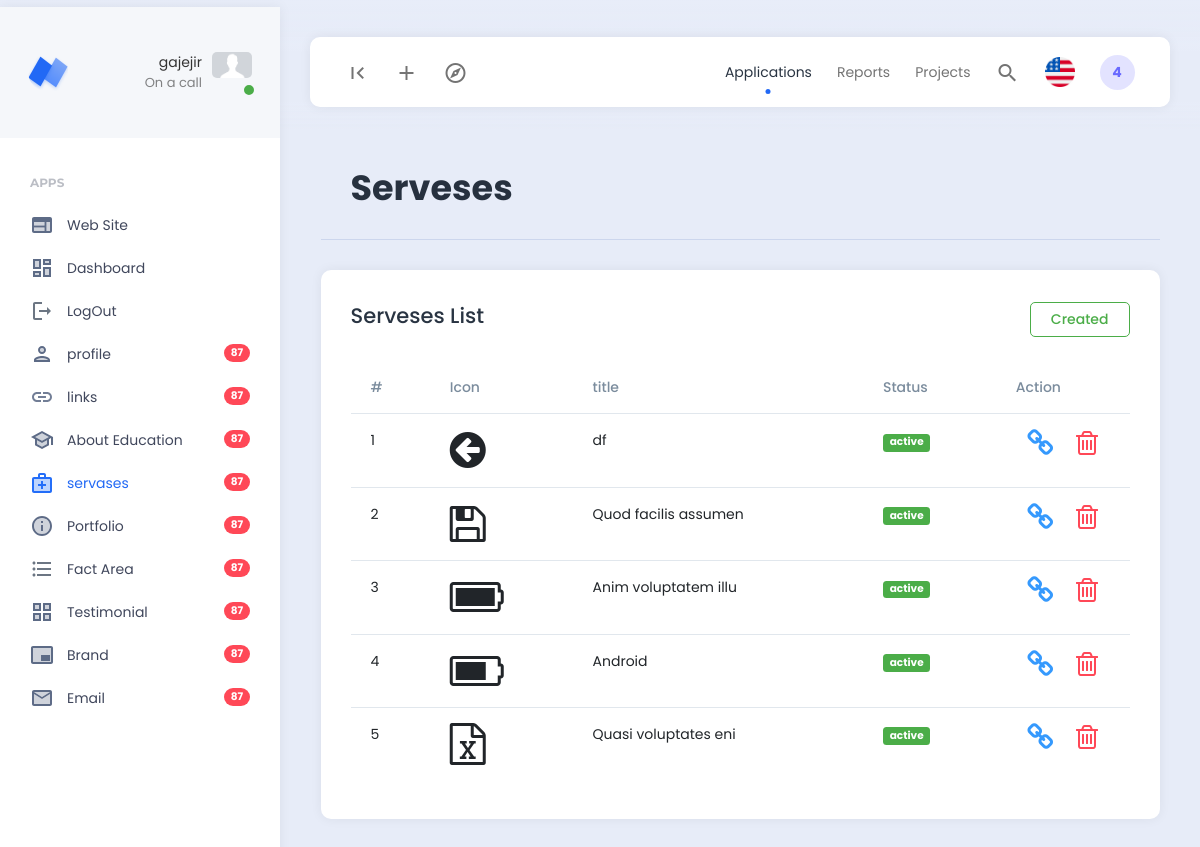
The app's page /Portfolio/dashbord/serveses/serveses.php (signed in) with its own data.
### tables this page shows
CREATE TABLE `register` (
  `id` int NOT NULL,
  `name` varchar(30) NOT NULL,
  `email` varchar(60) DEFAULT NULL,
  `image` varchar(200) NOT NULL DEFAULT 'profile.png',
  `password` varchar(40) DEFAULT NULL
);

CREATE TABLE `services` (
  `id` int NOT NULL,
  `title` varchar(200) NOT NULL,
  `description` varchar(200) NOT NULL,
  `icon` varchar(200) NOT NULL,
  `status` varchar(200) NOT NULL DEFAULT 'deactive'
);

### Portfolio/dashbord/serveses/serveses.php (the view)
<?php
    include "../master/header.php";
    include "../../config/config.php";
    $service_read = "SELECT * FROM services";
    $services = mysqli_query($conn,$service_read);
?>
    <div class="row">
    <div class="col">
        <div class="page-description">
                <h1>Serveses</h1>
        </div>
    </div>
    </div>
    <div class="row">
        <div class="col-12">
            <div class="card">
                <div class="card-header d-flex justify-content-between align-items-center">
                <h4>Serveses List</h4>
                <a href="create.php" type="submit" name="submit" class="btn btn-outline-success m-b-xs my-2">Created</a>
                </div>
                <div class="card-body">
                    <div class="example-content">
                        <table class="table">
                            <thead class="table-derk">
                                <tr>
                                    <th scope="col">#</th>
                                    <th scope="col">Icon</th>
                                    <th scope="col">title</th>
                                    <th scope="col">Status</th>
                                    <th scope="col">Action</th>
                                </tr>
                            </thead>
                            <tbody>
                            <?php $count= 1; foreach($services as $service) :?>
                            <tr>
                                <td><?= $count++;?></td>
                                <td><i class="fa-3x <?= $service['icon']?>"></i></td>
                                <td><?= $service['title']?></td>
                                <td>
                                    <a href="store.php?id=<?= $service['id'];?>" class="<?= ($service['status'] == 'deactive') ? 'badge bg-danger': 'badge bg-success' ?> text-white">
                                        <?= $service['status']?>
                                    </a>
                                </td>
                                <td>
                                    <div class="d-flex justify-content-around">
                                        <a href="update.php?eidit=<?= $service['id'];?>"><i class="fa fa-chain text-seccess fa-2x"></i></a>
                                        <a href="store.php?deleit_ID=<?= $service['id'];?>"><i class="fa fa-trash-o text-danger fa-2x"></i></a>
                                    </div>
                                </td>
                            </tr>
                            <?php endforeach;?>
                            </tbody>
                        </table>
                    </div>
                </div>
            </div>
        </div>
    </div>
<?php
    include "../master/footer.php";
?>

### Portfolio/dashbord/master/header.php (shortened to what this page needs)
<?php
require "../../config/config.php";
 $explode = explode('/',$_SERVER['PHP_SELF']);
 $link =end($explode);
    $id = $_SESSION['auth_id'];
    $user_query = "SELECT * FROM register WHERE id='{$id}'";
    $user_connect = mysqli_query($conn,$user_query);
    $user = mysqli_fetch_assoc($user_connect);
?>
<!DOCTYPE html>
<html lang="en">
<head>
</head>
<body>
    <!DOCTYPE html>
<html lang="en">
<head>
    <link href="../../assets/plugins/bootstrap/css/bootstrap.min.css" rel="stylesheet">
    <link href="../../assets/plugins/perfectscroll/perfect-scrollbar.css" rel="stylesheet">
    <link href="../../assets/plugins/pace/pace.css" rel="stylesheet">
    <link rel="stylesheet" href="https://cdnjs.cloudflare.com/ajax/libs/font-awesome/4.7.0/css/font-awesome.css" />
    <link href="../../assets/css/main.min.css" rel="stylesheet">
    <link href="../../assets/css/custom.css" rel="stylesheet">
</head>
<body>
    <div class="app align-content-stretch d-flex flex-wrap">
        <div class="app-sidebar">
            <div class="logo">
                <a href="index.html" class="logo-icon"><span class="logo-text">Neptune</span></a>
                <div class="sidebar-user-switcher user-activity-online">
                    <a href="#">
                        <?php
                            if($user['image'] == "profile.png") : ?>
                            <img src="../../public/defualt/<?= $user['image']?>">
                        <?php else : ?>
                            <img src="../../public/profile/<?= $user['image']?>">
                        <?php endif;?>
                        <span class="activity-indicator"></span>
                        <span class="user-info-text"><?= (isset($_SESSION['temp_name'])) ? $_SESSION['temp_name'] : '';?><br><span class="user-state-info">On a call</span></span>
                    </a>
                </div>
            </div>
            <div class="app-menu">
                <ul class="accordion-menu">
                    <li class="sidebar-title">
                        Apps
                    </li>
                    <li class=" <?= ($link == 'index.php') ?'active-page' :'' ?>">
                        <a href="../../index.php" target="blank" class="active"><i class="material-icons-two-tone">web</i>Web Site</a>
                    </li>
                    <li class=" <?= ($link == 'home.php') ?'active-page' :'' ?>">
                        <a href="../home/home.php" class="active"><i class="material-icons-two-tone">dashboard</i>Dashboard</a>
                    </li>
                    <li class=" <?= ($link == '../logout/logout.php') ?'active-page' :'' ?>">
                        <a href="../logout/logout.php" class="active"><i class="material-icons-two-tone">logout</i>LogOut</a>
                    </li>
                    <li class=" <?= ($link == 'profile.php') ?'active-page' :'' ?>">
                        <a href="../profile/profile.php"><i class="material-icons-two-tone">person</i>profile<span class="badge rounded-pill badge-danger float-end">87</span></a>
                    </li>
                    <li class=" <?= ($link == 'links.php') ?'active-page' :'' ?>">
                        <a href="../links/links.php"><i class="material-icons-two-tone">link</i>links<span class="badge rounded-pill badge-danger float-end">87</span></a>
                    </li>
                    <li class=" <?= ($link == 'education.php') ?'active-page' :'' ?>">
                        <a href="../education/education.php"><i class="material-icons-two-tone">school</i>About Education<span class="badge rounded-pill badge-danger float-end">87</span></a>
                    </li>
                    <li class=" <?= ($link == 'serveses.php') ?'active-page' :'' ?>">
                        <a href="../serveses/serveses.php"><i class="material-icons-two-tone">medical_services</i>servases<span class="badge rounded-pill badge-danger float-end">87</span></a>
                    </li>
                    <li class=" <?= ($link == 'portfolio.php') ?'active-page' :'' ?>">
                        <a href="../portfolio/portfolio.php"><i class="material-icons-two-tone">info</i>Portfolio<span class="badge rounded-pill badge-danger float-end">87</span></a>
                    </li>
                    <li class=" <?= ($link == 'fact_area.php') ?'active-page' :'' ?>">
                        <a href="../fact_area/fact_area.php"><i class="material-icons-two-tone">format_list_bulleted</i>Fact Area<span class="badge rounded-pill badge-danger float-end">87</span></a>
                    </li>
                    <li class=" <?= ($link == 'testimonial.php') ?'active-page' :'' ?>">
                        <a href="../testimonial/testimonial.php"><i class="material-icons-two-tone">grid_view</i>Testimonial<span class="badge rounded-pill badge-danger float-end">87</span></a>
                    </li>
                    <li class=" <?= ($link == 'brand.php') ?'active-page' :'' ?>">
                        <a href="../brand_area/brand.php"><i class="material-icons-two-tone">branding_watermark</i>Brand<span class="badge rounded-pill badge-danger float-end">87</span></a>
                    </li>
                    <li class=" <?= ($link == 'email.php') ?'active-page' :'' ?>">
                        <a href="../email/email.php"><i class="material-icons-two-tone">email</i>Email<span class="badge rounded-pill badge-danger float-end">87</span></a>
                    </li>
                </ul>
            </div>
        </div>
        <div class="app-container">
            <div class="app-header">
                <nav class="navbar navbar-light navbar-expand-lg">
                    <div class="container-fluid">
                        <div class="navbar-nav" id="navbarNav">
                            <ul class="navbar-nav">
                                <li class="nav-item">
                                    <a class="nav-link hide-sidebar-toggle-button" href="#"><i class="material-icons">first_page</i></a>
                                </li>
                                <li class="nav-item dropdown hidden-on-mobile">
                                    <a class="nav-link dropdown-toggle" href="#" id="addDropdownLink" role="button" data-bs-toggle="dropdown" aria-expanded="false">
                                        <i class="material-icons">add</i>
                                    </a>
                                </li>
                                <li class="nav-item dropdown hidden-on-mobile">
                                    <a class="nav-link dropdown-toggle" href="#" id="exploreDropdownLink" role="button" data-bs-toggle="dropdown" aria-expanded="false">
                                        <i class="material-icons-outlined">explore</i>
                                    </a>
                                </li>
                            </ul>
                        </div>
                        <div class="d-flex">
                            <ul class="navbar-nav">
                                <li class="nav-item hidden-on-mobile">
                                    <a class="nav-link active" href="#">Applications</a>
                                </li>
                                <li class="nav-item hidden-on-mobile">
                                    <a class="nav-link" href="#">Reports</a>
                                </li>
                                <li class="nav-item hidden-on-mobile">
                                    <a class="nav-link" href="#">Projects</a>
                                </li>
                                <li class="nav-item">
                                    <a class="nav-link toggle-search" href="#"><i class="material-icons">search</i></a>
                                </li>
                                <li class="nav-item hidden-on-mobile">
                                    <a class="nav-link language-dropdown-toggle" href="#" id="languageDropDown" data-bs-toggle="dropdown"><img src="../../assets/images/flags/us.png" alt=""></a>
                                </li>
                                <li class="nav-item hidden-on-mobile">
                                    <a class="nav-link nav-notifications-toggle" id="notificationsDropDown" href="#" data-bs-toggle="dropdown">4</a>
                                </li>
                            </ul>
                        </div>
                    </div>
                </nav>
            </div>
            <div class="app-content">
                <div class="content-wrapper">
                    <div class="container">

### records on screen
register: image (placeholder picture)
services: title "df", status "active"
services: title "Quod facilis assumen", status "active"
services: title "Anim voluptatem illu", status "active"
services: title "Android", status "active"
services: title "Quasi voluptates eni", status "active"

### other values on screen
$_SESSION['temp_name'] "gajejir"
